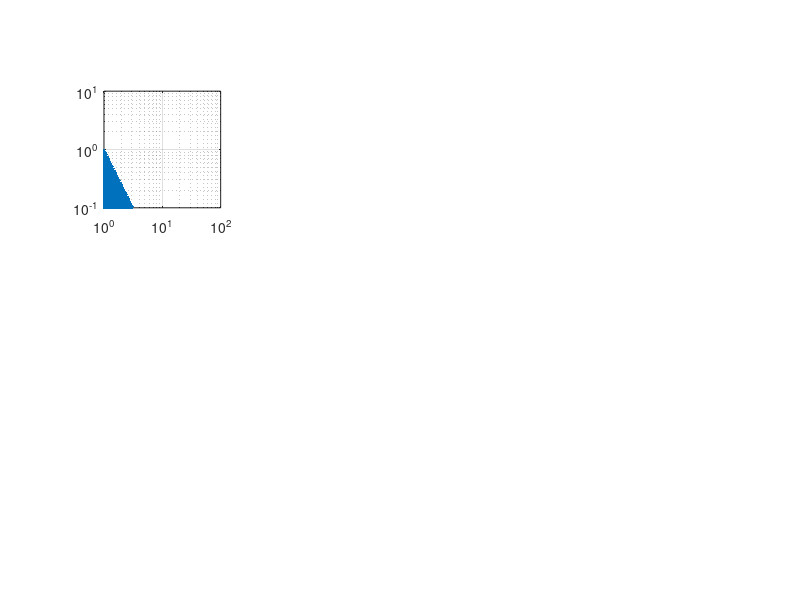

The MATLAB source for this figure: (Note: this script raises an error after producing the figure.)
clear all
close all
clc



FontSize = 20;
LineWidth = 5;
colors = [255 44 121 ; 29 190 185 ; 167 48 220 ; 0 114 189 ; 241 90 41]/255;



N_rep = 10;     % 100, only 20
b = 1;
T_end = 50;



db_vec = logspace(-1,1,100); % 20 instead of 30
b0_vec = logspace(0,2,100);  % 25 instead of 30
[B0,dB] = meshgrid(b0_vec,db_vec);
By = B0.*sqrt(dB)-1
Bz = B0./sqrt(dB)-1

figure('Position',[100 100 1200 900])
subplot(2,4,1)
loglog(B0(By<0),dB(By<0),'.')
xlim([1 100])
ylim([0.1 10])
axis square
grid on





figure('Position',[100 100 1200 900])






alpha_vec = [5 10 20 50];
[row,column] = size(By);
for k = 1:length(alpha_vec)
    alpha = [alpha_vec(k) alpha_vec(k)];
    for i = 1:row
        tic

        for j = 1:column
            
            beta  = [By(i,j) Bz(i,j)];
            
            if ~prod(beta) | sum(beta<0)
                n_crit(i,j) = Inf;
            else
                stop = 0;
                crit = 0;
                while ~stop
                   crit = crit+1;
                   N = crit;
                   [bistable Y Z ti] = Bistable(alpha,beta,N,T_end,N_rep);
                   if bistable
                       stop = 0;
                   else 
                       stop = 1;
                   end
                end
                n_crit(i,j) = N;
            end
        end
        [100*k/length(alpha_vec) 100*i/row toc]
    end
    N_crit{k} = n_crit;
end


for k = 1:length(alpha_vec)
    ax = subplot(2,4,k);
    [C,h] = contourf(B0,dB,N_crit{k},'EdgeColor','none');
    axis square
    xlabel('\beta_0')
    ylabel('b')
    colormap(ax,othercolor('PuRd10'))
    set(gca,'XScale','log','YScale','log')
    %set(gca,'XTick',[10:10:100],'XTickLabel',{10 '' 30 '' '' '' '' '' '' 100},'YTick',[1:1:10],'YTickLabel',{1 '' 3 '' '' '' '' '' '' 10})
    set(findall(gcf,'-property','FontSize'),'FontSize',FontSize)
    grid on
    shading interp
    clabel(C,h,'FontSize',FontSize/2)
end




